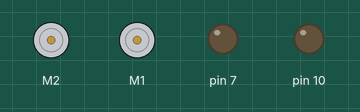
Simulated run of this sketch. Board: Arduino Uno, built with avr-gcc and run on an emulated ATmega328P. On the bench: 2 × DC motor (green arrow = forward, orange = backward, longer = faster), output pins drawn as LEDs (lit = HIGH). What the sketch prints to the serial monitor is not drawn.

Above: at 0.3 s.
At 7.4 s:
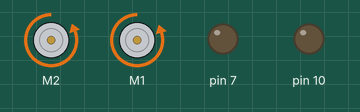
At 15.6 s:
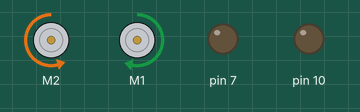
At 22.6 s:
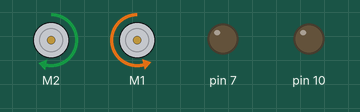
Timing chart, 0 to 27.8 s (numbered marks = the images above):
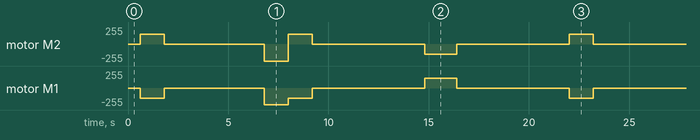

Measured:
- by itself, motor M2: repeats every 21.4 s: stopped 5.0 s, backward 255/255 1.2 s, forward 150/255 1.2 s, stopped 5.6 s, backward 155/255 1.6 s, stopped 5.6 s, forward 150/255 1.2 s
- by itself, motor M1: repeats every 21.4 s: stopped 5.0 s, backward 252/255 1.2 s, backward 155/255 1.2 s, stopped 5.6 s, forward 150/255 1.6 s, stopped 5.6 s, backward 155/255 1.2 s

The sketch:

_3opening_sequences_SUMO.ino
```cpp
/*
  This is a test sketch for the Adafruit assembled Motor Shield for Arduino v2
  It won't work with v1.x motor shields! Only for the v2's with built in PWM
  control

  For use with the Adafruit Motor Shield v2
  ---->  http://www.adafruit.com/products/1438
*/

#include <Adafruit_MotorShield.h>
int counter;
// Create the motor shield object with the default I2C address
Adafruit_MotorShield AFMS = Adafruit_MotorShield();
// Or, create it with a different I2C address (say for stacking)
// Adafruit_MotorShield AFMS = Adafruit_MotorShield(0x61);

// Select which 'port' M1, M2, M3 or M4. In this case, M1
Adafruit_DCMotor *myMotor = AFMS.getMotor(1);
Adafruit_DCMotor *myMotor1 = AFMS.getMotor(2);
// You can also make another motor on port M2
//Adafruit_DCMotor *myOtherMotor = AFMS.getMotor(2);

void setup() {
  pinMode(8, INPUT);
  pinMode(9, INPUT);

  pinMode(5, INPUT);
  pinMode(10, OUTPUT);
  pinMode(7, OUTPUT);
  Serial.begin(9600);
  // set up Serial library at 9600 bps
  Serial.println("Adafruit Motorshield v2 - DC Motor test!");

  if (!AFMS.begin()) {         // create with the default frequency 1.6KHz
    // if (!AFMS.begin(1000)) {  // OR with a different frequency, say 1KHz
    Serial.println("Could not find Motor Shield. Check wiring.");
    while (1);
  }
  Serial.println("Motor Shield found.");

  // Set the speed to start, from 0 (off) to 255 (max speed)

}

void Straight() {
  myMotor1->setSpeed(255);
  myMotor->setSpeed(252);
  myMotor->run(FORWARD);

  myMotor1->run(FORWARD);

  delay(600);
  //  myMotor->run(RELEASE);
  //  myMotor1->run(RELEASE);

}
void Back() {
  myMotor1->setSpeed(255);
  myMotor->setSpeed(252);
  myMotor->run(BACKWARD);

  myMotor1->run(BACKWARD);

  delay(600);
  //  myMotor->run(RELEASE);
  //  myMotor1->run(RELEASE);

}


void Left() {
  myMotor1->setSpeed(150);
  myMotor->setSpeed(155);
  myMotor->run(BACKWARD);

  myMotor1->run(FORWARD);

  delay(600);

}

void Right2() {

  myMotor->setSpeed(100);
  myMotor1->setSpeed(105);

  myMotor->run(FORWARD);
  myMotor1->run(BACKWARD);

  delay(600);

}

void Right() {

  myMotor->setSpeed(150);
  myMotor1->setSpeed(155);

  myMotor->run(FORWARD);
  myMotor1->run(BACKWARD);

  delay(1000);

}
// check sensors 2 is sensor-based movement
void CheckSensors() {

  if ((digitalRead(8) == 0) && (digitalRead(9) == 0))  {
    myMotor->run(RELEASE);
    myMotor1->run(RELEASE);
    Straight();
  }


  else if (digitalRead(9) == 0) {
    //enter what to do if sensor finds something
    Right();
    delay(100);
  }
  else if (digitalRead(8) == 0) {
    //enter what to do if sensor finds something
    Left();
    delay(100);
  }
  else {
    Right2();
    delay(10);


  }


}

// countdown code 1 blink a second
void StarterCount() {
  myMotor->run(RELEASE);
  myMotor1->run(RELEASE);
  for (counter = 0; counter < 5; ++counter) {


    tone(10, 523, 1000); // play tone 60 (C5 = 523 Hz)
    digitalWrite(7, HIGH);
    delay(500); // Wait for 500 millisecond(s)
    digitalWrite(7, LOW);
    noTone(10);
    delay(500); // Wait for 500 millisecond(s)


  }
}

// 3 different openning sequences
void seq_one() {

  delay(600);
  Left();
  delay(600);
  myMotor->run(RELEASE);
  myMotor1->run(RELEASE);
}

void seq_two() {
  Back();
  delay(600);
  Left();
  delay(600);
  myMotor->run(RELEASE);
  myMotor1->run(RELEASE);
}
void seq_three() {

  delay(600);
  Right();
  delay(600);
  myMotor->run(RELEASE);
  myMotor1->run(RELEASE);
}
void loop() {


  // opening sequences demo
    seq_one();
    delay(5000);
    seq_two();
    delay(5000);
    seq_three();
    delay(5000);
  delay(10);

}
```
